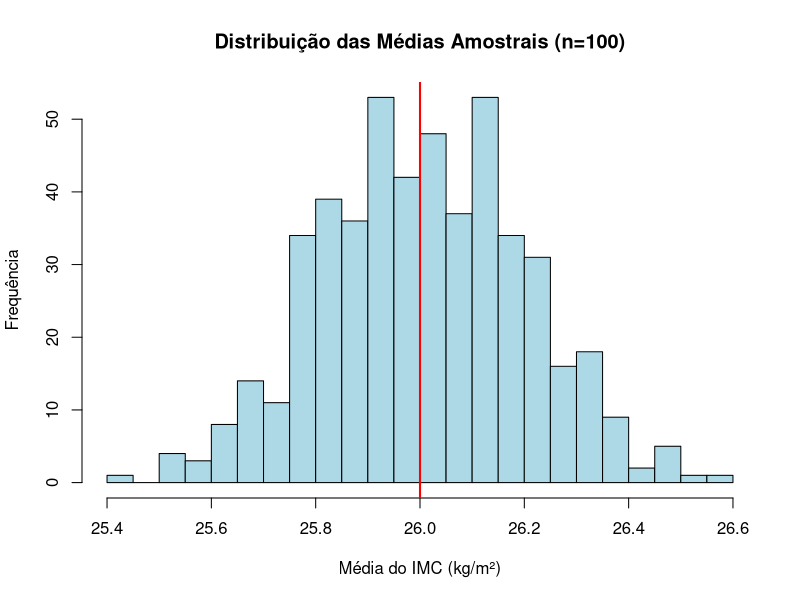
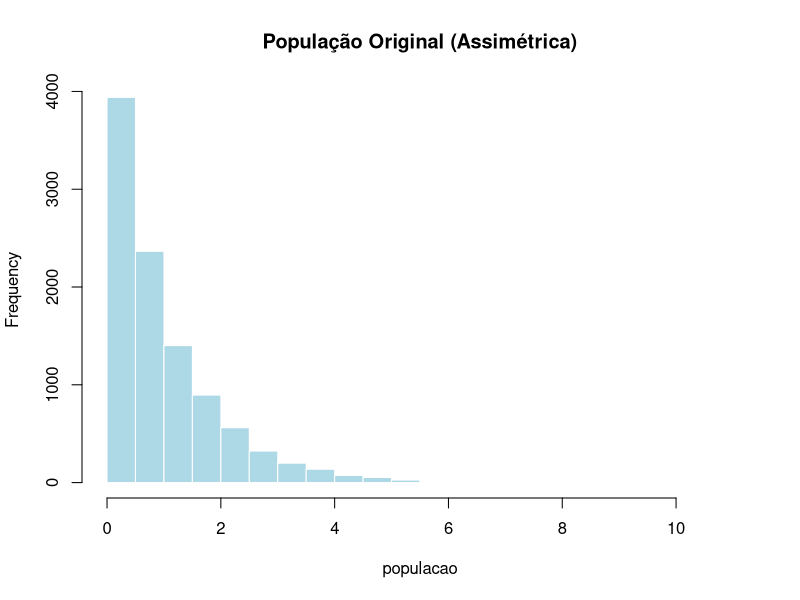
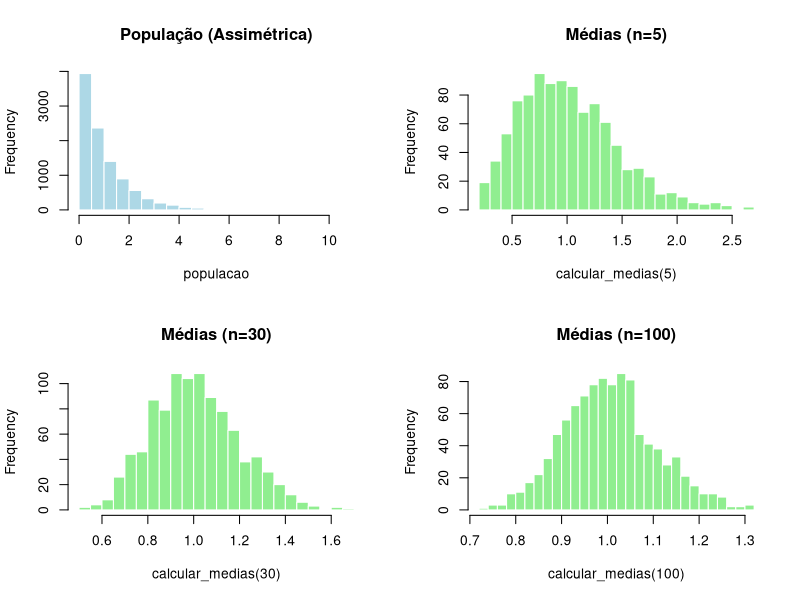
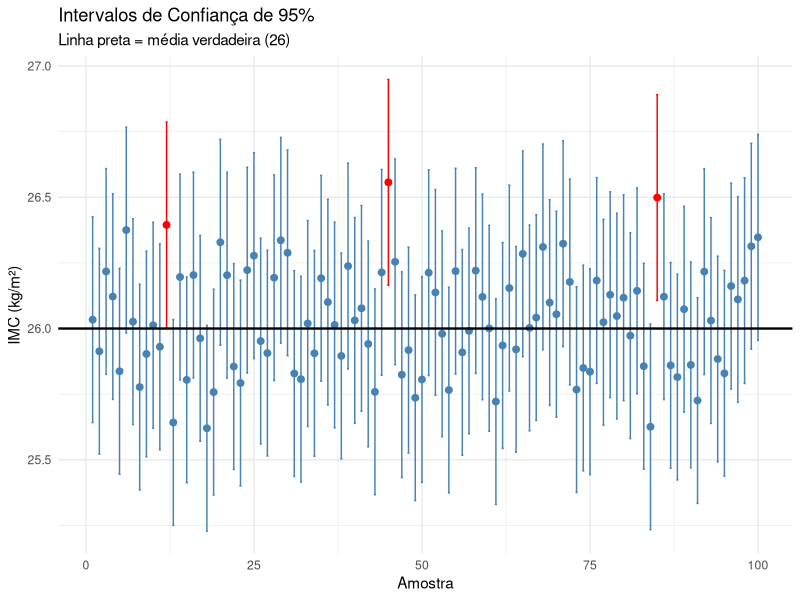
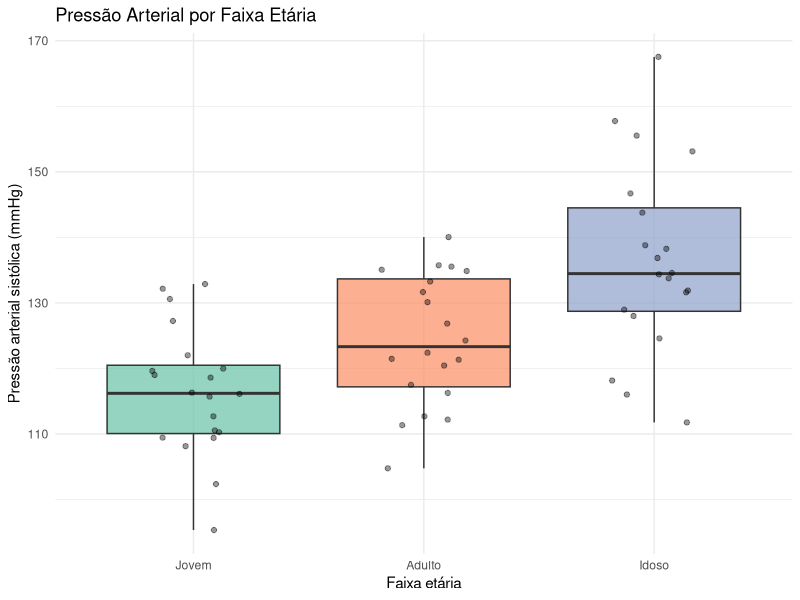

These figures' R source, in order:
# Módulo 3 - Aula 1 - Inferência estatística

# Declara pacote tidyverse e define semente para replicar testes do material.
library(tidyverse)
set.seed(123456)

# 1.1 Simulação inicial
# Parâmetros 
media_populacional <- 26    # Média do IMC na população
desvio_populacional <- 2    # Desvio-padrão do IMC

# Inferência 
K <- 500   # Número de amostras
n <- 100   # Quantidade de pessoas por amostra

# Gera 500 amostras e calcula a média de cada uma
# rnorm() = Gera valores utilizando os parâmetros para simular o IMC 
# mean() = Calcula a média dos valores gerados
# replicate() = Replica o processo K vezes, retorna um vetor de K elementos
medias_amostrais <- replicate(K, mean(rnorm(n, media_populacional, desvio_populacional)))

# Histograma dos resultados. Apresenta distribuição normal, com acentuamento
# no centro próximo à média. É uma demonstração do Teorema Central do Limite.
hist(medias_amostrais,
     col = "lightblue",
     main = "Distribuição das Médias Amostrais (n=100)",
     xlab = "Média do IMC (kg/m²)",
     ylab = "Frequência",
     breaks = 30) 

# Linha abscissa na média verdadeira (26)
abline(v = media_populacional, col = "red", lwd = 2)

# 1.2 Validação estatística
# Média das K amostras
mean(medias_amostrais)

# Desvio-padrão das médias amostrais (ERRO PADRÃO)
sd(medias_amostrais)

# Erro Padrão a partir da fórmula matemática: ]
# SE = SD / n**(1/2) == desvio_populacional / raiz quadrada de n
desvio_populacional / sqrt(n)


# 2.1 Amostras pequenas
# Semente para gerar valores de uma população não-normal (assimétrica)
set.seed(42)

# Criar uma população com distribuição exponencial (assimétrica)
# rexp() gera números dessa forma
populacao <- rexp(10000, rate = 1)

# Gráfico mostrando a assimetria gerada, isso é representado pela cauda 
# longa em direção a direita
hist(populacao, breaks = 30, main = "População Original (Assimétrica)", 
     col = "lightblue", border = "white")

# Função criada para calcular médias amostrais. Ao receber uma amostra de 
# tamanho 'tam_amostra', a função calcula 'n_amostras' 
# vezes a média dessa amostra 
calcular_medias <- function(tam_amostra, n_amostras = 1000) {
  replicate(n_amostras, mean(sample(populacao, tam_amostra)))
}


# 3.1 Comparação entre diferentes tipos e tamanhos de amostras:

# Função par() divide a tela dos plots de acordo com o vetor passado como
# parâmetro. Nesse caso, foi dividida em 4 partes (2 linhas x 2 colunas)
par(mfrow = c(2, 2))

# Gráfico 1: A população original (assimétrica)
# Gráfico 2: Médias de amostras com n=5 (muito pequeno), continua assimétrico
# Gráfico 3: Médias de amostras com n=30, normaliza a distribuição
# Gráfico 4: Médias de amostras com n=100, distribuição praticamente normal
hist(populacao, breaks = 30, main = "População (Assimétrica)", 
     col = "lightblue", border = "white")
hist(calcular_medias(5), breaks = 30, main = "Médias (n=5)", 
     col = "lightgreen", border = "white")
hist(calcular_medias(30), breaks = 30, main = "Médias (n=30)", 
     col = "lightgreen", border = "white")
hist(calcular_medias(100), breaks = 30, main = "Médias (n=100)", 
     col = "lightgreen", border = "white")

# Restaura o comportamento original da tela dos plots
par(mfrow = c(1, 1))


# 4.1 Atividade sugerida no tópico 2: Calcule intervalos de confiança para 500
# amostras e visualizar quais contêm a média verdadeira. Espera-se em torno
# de 95% dos ICs em 95% capturam o parâmetro.
quantil_normal <- qnorm(0.975)
quantil_normal

# Erro padrão aproveitando a fórmula utilizada na sessão 1.2 do código
erro_padrao <- desvio_populacional / sqrt(n)
erro_padrao

# Fórmula do IC: média ± z * erro_padrão

# Estrutura de dados contendo todas as informações necessárias para 
# visualização do conteúdo. O parâmetro 'contem_media' checa se o intervalo
# de confiança contêm a média populacional
df_ic <- tibble(
  amostra = 1:K,
  media = medias_amostrais,
  limite_inferior = media - quantil_normal * erro_padrao,
  limite_superior = media + quantil_normal * erro_padrao,
  contem_media = limite_inferior < media_populacional 
                 & limite_superior > media_populacional
)

# Contagem de quantos ICs contêm a média (TRUE) e quais não contêm (FALSE)
table(df_ic$contem_media)

# Proporção de ICs que contêm a média. Espera-se em torno dos 95~96:
mean(df_ic$contem_media)

# Visualização dos primeiros 100 intervalos de confiança
# ICs em azul contêm a média, enquanto os em vermelho não
df_ic %>%
  slice(1:100) %>%                                       # Pegar apenas os 100 primeiros
  ggplot(aes(x = amostra, y = media, color = contem_media)) +
  geom_point(size = 2) +                                 # Ponto = média amostral
  geom_errorbar(aes(ymin = limite_inferior, ymax = limite_superior), width = 0.3) + # Barras = IC
  geom_hline(yintercept = media_populacional, color = "black", linewidth = 0.8) +  # Linha = média verdadeira
  scale_color_manual(values = c("TRUE" = "steelblue", "FALSE" = "red")) +
  labs(title = "Intervalos de Confiança de 95%",
       subtitle = "Linha preta = média verdadeira (26)",
       x = "Amostra", 
       y = "IMC (kg/m²)") +
  theme_minimal() +
  theme(legend.position = "none")


# 5.1 Atividade 4: Introdução ao teste t
# Dados de pesos (g) de 20 recém-nascidos de uma maternidade:
peso_rn <- c(3265, 3260, 3245, 3484, 4146, 3323, 3649, 3200, 
             3031, 2069, 2581, 2841, 3609, 2838, 3541, 2759, 
             3248, 3314, 3101, 2834)
summary(peso_rn)  
sd(peso_rn) 
mean(peso_rn)

# Teste t para verificar se a média foge de x, nesse caso sendo 3200, 
# uma referência nacional para peso de recém-nascidos. Surgem então duas
# hipóteses: Sendo μ a média de peso, ela é igual (H0, TRUE) ou 
# diferente a 3200 (H1, FALSE)?
t.test(peso_rn, mu = 3200)

# No output da função são apresentados:
# t = valor da estatística t, se posto em módulo, quanto maior o valor mais 
# apresenta evidência contra H0;
# df = graus de liberdade (n-1, nesse caso, 19)
# p-value = probabilidade de observar esses dados se H0 fosse verdade

# p-value < 0.05 = H0 rejeitada, a média difere de 3200g
# p-value >= 0.05 = H0 preservada, não há evidência de diferença

# 95 percent confidence interval = intervalo de confiança para a média;
# sample estimates = média amostral.


# 5.2 Teste t em duas amostras
# H0: μ1 = μ2 (as médias são iguais)
# H1: μ1 ≠ μ2 (as médias são diferentes)

# Dados de colesterol medidos por dois métodos:
colesterol <- tibble(
  metodo = rep(c("AutoAnalyzer", "Microenzimatic"), each = 5),
  valor = c(177, 193, 195, 209, 226,    # AutoAnalyzer
            192, 197, 200, 202, 209)    # Microenzimatic
)
print(colesterol) 

# Calcular contagem, média e desvio-padrão de cada método:
colesterol %>%
  group_by(metodo) %>%
  summarise(
    n = n(),
    media = mean(valor),
    dp = sd(valor)
  )

# valor ~ metodo: Comparação dos valores dependentes entre os métodos"
t.test(valor ~ metodo, data = colesterol)

# Como p-value=1, então não há diferença evidente entre métodos (p>=0.05). Se
# p-value fosse menor que 0.05, essa diferença seria apresentada.


# 6.1 Método ANOVA (ANalysis Of VAriance)
# Útil para quando é necessário comparar as médias de TRÊS ou mais grupos.
# Evita-se utilizar vários teste t pois isso aumenta a chance de erro. ANOVA 
# faz diretamente todos os testes.

# As hipóteses dessa vez tomam a seguinte forma:
# H0: μ1 = μ2 = μ3 = ... = μN (todas as médias são iguais)
# H1: pelo menos uma média é diferente

# Lembrete: Se o resultado da ANOVA for significativa, não é possível 
# identificar qual(is) grupo(s) diferem. Para isso, utiliza-se o 
# teste de Tukey (comparações múltiplas).

# Fixa semente para reprodutibilidade
set.seed(123)

# Criar dados simulados de pressão arterial para 3 faixas etárias, 
# com 20 pessoas cada
dados_pa <- tibble(
  faixa_etaria = factor(
    rep(c("Jovem", "Adulto", "Idoso"), each = 20),
    levels = c("Jovem", "Adulto", "Idoso")      # Define ordem das categorias
  ),
  pressao = c(
    rnorm(20, mean = 115, sd = 10),   # Jovens: média 115, DP 10
    rnorm(20, mean = 125, sd = 12),   # Adultos: média 125, DP 12
    rnorm(20, mean = 135, sd = 15)    # Idosos: média 135, DP 15
  )
)
head(dados_pa)

# Calcular contagem, média e desvio-padrão dos dados, agrupados por faixa
dados_pa %>%
  group_by(faixa_etaria) %>%
  summarise(
    n = n(),
    media = mean(pressao),
    dp = sd(pressao)
  )

# Visualização dos dados em boxplot
dados_pa %>%
  ggplot(aes(x = faixa_etaria, y = pressao, fill = faixa_etaria)) +
  geom_boxplot(alpha = 0.7, show.legend = FALSE) +           # Boxplot
  geom_jitter(width = 0.2, alpha = 0.4, show.legend = FALSE) + # Pontos individuais
  labs(title = "Pressão Arterial por Faixa Etária", 
       x = "Faixa etária", 
       y = "Pressão arterial sistólica (mmHg)") +
  theme_minimal() +
  scale_fill_brewer(palette = "Set2")                        # Paleta de cores

# 6.2 Utilização da fução aov() para aplicar do método ANOVA
# Estrutura: variável_resposta ~ variável_grupo
modelo_anova <- aov(pressao ~ faixa_etaria, data = dados_pa)

# Resultado:
summary(modelo_anova)

# Legenda:
# Df = graus de liberdade
# Sum Sq = soma dos quadrados
# Mean Sq = média dos quadrados
# F value = estatística F (quanto maior, mais evidência de diferença)
# Pr(>F) = p-valor

# Se Pr(>F) < 0.05 → Há diferença significativa entre PELO MENOS dois grupos.
# Para identificá-los, utiliza-se o teste de Tukey:
TukeyHSD(modelo_anova)

# Legenda:
# diff = diferença entre as médias dos grupos
# lwr = limite inferior do IC 95% para a diferença
# upr = limite superior do IC 95% para a diferença
# p adj = p-valor ajustado
#
# p adj < 0.05 = Os dois grupos comparados diferem significativamente, no
# caso dos dados de pressão arterial, são os grupos Idoso x Adulto e,
# principalmente Idoso x Jovem.


# 7.1 Teste de Proporção
# Emprega-se quando é necessário testar se uma PROPORÇÃO difere
# de um valor de referência.
# Por exmeplo, em uma amostra de 200 adultos, 60 são hipertensos.
# Para testar se essa proporção difere de 25%, basta dividir a amostra
# pelo tamanho da amostra.
# Proporção amostral:
60 / 200   # = 0.30 = 30%

# 7.2 Utilizando prop.test() para realizar o teste de proporção
# prop.test(x, n, p), onde:
#   x = número de ocorrências (hipertensos)
#   n = tamanho da amostra
#   p = proporção esperada (referência)
prop.test(x = 60, n = 200, p = 0.25)

# Se p-value < 0.05: a proporção difere significativamente de 25%
# Se p-value >= 0.05: não há evidência de que difira de 25%


# 8. Conclusão: Qual teste usar em qual ocasião?
 
# Variável numérica (comparação entre médias e outras estatísticas)
# # 1 grupo vs referência = t.test(x,mu=valor);
# # 2 grupos independentes = t.test(y~grupo);
# # 3 ou mais grupos = aov() + TukeyHSD()

# Variável categórica (comparação entre proporções)
# # 1 proporção vs referência = prop.test()
# # 2 ou mais grupos = chisq.test()
